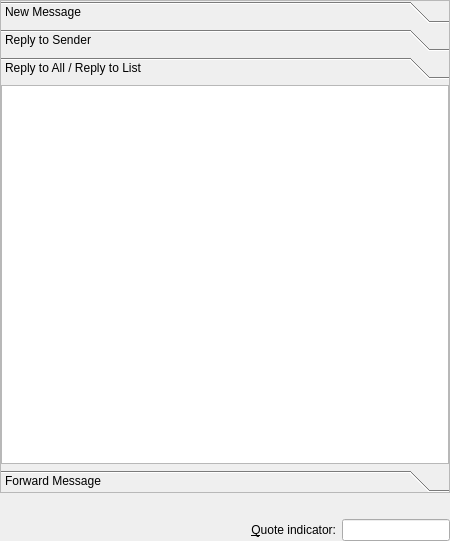
<?xml version="1.0" encoding="UTF-8"?>
<ui version="4.0">
 <class>TemplatesConfigurationBase</class>
 <widget class="QWidget" name="TemplatesConfigurationBase">
  <property name="geometry">
   <rect>
    <x>0</x>
    <y>0</y>
    <width>450</width>
    <height>541</height>
   </rect>
  </property>
  <property name="sizePolicy">
   <sizepolicy hsizetype="Expanding" vsizetype="Expanding">
    <horstretch>3</horstretch>
    <verstretch>3</verstretch>
   </sizepolicy>
  </property>
  <property name="minimumSize">
   <size>
    <width>400</width>
    <height>300</height>
   </size>
  </property>
  <property name="windowTitle">
   <string comment="@title:window">Template Configuration</string>
  </property>
  <layout class="QVBoxLayout">
   <property name="spacing">
    <number>6</number>
   </property>
   <property name="leftMargin">
    <number>0</number>
   </property>
   <property name="topMargin">
    <number>0</number>
   </property>
   <property name="rightMargin">
    <number>0</number>
   </property>
   <property name="bottomMargin">
    <number>0</number>
   </property>
   <item>
    <widget class="QToolBox" name="toolBox1">
     <property name="sizePolicy">
      <sizepolicy hsizetype="Expanding" vsizetype="Expanding">
       <horstretch>3</horstretch>
       <verstretch>3</verstretch>
      </sizepolicy>
     </property>
     <property name="minimumSize">
      <size>
       <width>0</width>
       <height>0</height>
      </size>
     </property>
     <property name="frameShape">
      <enum>QFrame::StyledPanel</enum>
     </property>
     <property name="frameShadow">
      <enum>QFrame::Sunken</enum>
     </property>
     <property name="currentIndex">
      <number>2</number>
     </property>
     <widget class="QWidget" name="page_new">
      <property name="geometry">
       <rect>
        <x>0</x>
        <y>0</y>
        <width>96</width>
        <height>86</height>
       </rect>
      </property>
      <attribute name="label">
       <string comment="@title Message template">New Message</string>
      </attribute>
      <layout class="QGridLayout" name="gridLayout">
       <item row="0" column="0">
        <widget class="TemplateParser::TemplatesTextEdit" name="textEdit_new">
         <property name="font">
          <font>
           <family>Monospace</family>
           <pointsize>9</pointsize>
          </font>
         </property>
         <property name="toolTip">
          <string comment="@info:tooltip">Create the template for new messages</string>
         </property>
         <property name="whatsThis">
          <string comment="@info:whatsthis">In this area you create the template for new email messages.  For more information about how to create the template, press the &quot;How does this work?&quot; link on this dialog.</string>
         </property>
        </widget>
       </item>
      </layout>
     </widget>
     <widget class="QWidget" name="page_reply">
      <property name="geometry">
       <rect>
        <x>0</x>
        <y>0</y>
        <width>256</width>
        <height>192</height>
       </rect>
      </property>
      <attribute name="label">
       <string comment="@title Message template">Reply to Sender</string>
      </attribute>
      <layout class="QHBoxLayout">
       <property name="spacing">
        <number>6</number>
       </property>
       <property name="leftMargin">
        <number>0</number>
       </property>
       <property name="topMargin">
        <number>0</number>
       </property>
       <property name="rightMargin">
        <number>0</number>
       </property>
       <property name="bottomMargin">
        <number>0</number>
       </property>
       <item>
        <widget class="TemplateParser::TemplatesTextEdit" name="textEdit_reply">
         <property name="sizePolicy">
          <sizepolicy hsizetype="MinimumExpanding" vsizetype="MinimumExpanding">
           <horstretch>0</horstretch>
           <verstretch>0</verstretch>
          </sizepolicy>
         </property>
         <property name="font">
          <font>
           <family>Monospace</family>
           <pointsize>9</pointsize>
           <weight>50</weight>
           <italic>false</italic>
           <bold>false</bold>
           <underline>false</underline>
           <strikeout>false</strikeout>
          </font>
         </property>
         <property name="toolTip">
          <string comment="@info:tooltip">Create the template for message replies</string>
         </property>
         <property name="whatsThis">
          <string comment="@info:whatsthis">In this area you create the template for messages replies. For more information about how to create the template, press the &quot;How does this work?&quot; link on this dialog.</string>
         </property>
        </widget>
       </item>
      </layout>
     </widget>
     <widget class="QWidget" name="page_reply_all">
      <property name="geometry">
       <rect>
        <x>0</x>
        <y>0</y>
        <width>446</width>
        <height>345</height>
       </rect>
      </property>
      <attribute name="label">
       <string comment="@title Message template">Reply to All / Reply to List</string>
      </attribute>
      <layout class="QHBoxLayout">
       <property name="spacing">
        <number>6</number>
       </property>
       <property name="leftMargin">
        <number>0</number>
       </property>
       <property name="topMargin">
        <number>0</number>
       </property>
       <property name="rightMargin">
        <number>0</number>
       </property>
       <property name="bottomMargin">
        <number>0</number>
       </property>
       <item>
        <widget class="TemplateParser::TemplatesTextEdit" name="textEdit_reply_all">
         <property name="sizePolicy">
          <sizepolicy hsizetype="MinimumExpanding" vsizetype="MinimumExpanding">
           <horstretch>0</horstretch>
           <verstretch>0</verstretch>
          </sizepolicy>
         </property>
         <property name="font">
          <font>
           <family>Monospace</family>
           <pointsize>9</pointsize>
           <weight>50</weight>
           <italic>false</italic>
           <bold>false</bold>
           <underline>false</underline>
           <strikeout>false</strikeout>
          </font>
         </property>
         <property name="toolTip">
          <string comment="@info:tooltip">Create the template for replying to all recipients or to a mailing list</string>
         </property>
         <property name="whatsThis">
          <string comment="@info:whatsthis">In this area you create the template for reply-to-all messages or replies to a mailing list.  For more information about how to create the template, press the &quot;How does this work?&quot; link on this dialog.</string>
         </property>
        </widget>
       </item>
      </layout>
     </widget>
     <widget class="QWidget" name="page_forward">
      <property name="geometry">
       <rect>
        <x>0</x>
        <y>0</y>
        <width>256</width>
        <height>192</height>
       </rect>
      </property>
      <attribute name="label">
       <string comment="@title Message template">Forward Message</string>
      </attribute>
      <layout class="QHBoxLayout">
       <property name="spacing">
        <number>6</number>
       </property>
       <property name="leftMargin">
        <number>0</number>
       </property>
       <property name="topMargin">
        <number>0</number>
       </property>
       <property name="rightMargin">
        <number>0</number>
       </property>
       <property name="bottomMargin">
        <number>0</number>
       </property>
       <item>
        <widget class="TemplateParser::TemplatesTextEdit" name="textEdit_forward">
         <property name="sizePolicy">
          <sizepolicy hsizetype="MinimumExpanding" vsizetype="MinimumExpanding">
           <horstretch>0</horstretch>
           <verstretch>0</verstretch>
          </sizepolicy>
         </property>
         <property name="font">
          <font>
           <family>Monospace</family>
           <pointsize>9</pointsize>
           <weight>50</weight>
           <italic>false</italic>
           <bold>false</bold>
           <underline>false</underline>
           <strikeout>false</strikeout>
          </font>
         </property>
         <property name="toolTip">
          <string comment="@info:tooltip">Create the template for message forwards</string>
         </property>
         <property name="whatsThis">
          <string comment="@info:whatsthis">In this area you create the template for message forwards.  For more information about how to create the template, press the &quot;How does this work?&quot; link on this dialog.</string>
         </property>
        </widget>
       </item>
      </layout>
     </widget>
    </widget>
   </item>
   <item>
    <widget class="QLabel" name="mHelp"/>
   </item>
   <item>
    <layout class="QHBoxLayout">
     <property name="spacing">
      <number>6</number>
     </property>
     <property name="leftMargin">
      <number>0</number>
     </property>
     <property name="topMargin">
      <number>0</number>
     </property>
     <property name="rightMargin">
      <number>0</number>
     </property>
     <property name="bottomMargin">
      <number>0</number>
     </property>
     <item>
      <widget class="TemplateParser::TemplatesInsertCommand" name="mInsertCommand" native="true"/>
     </item>
     <item>
      <widget class="QLabel" name="textLabel1">
       <property name="sizePolicy">
        <sizepolicy hsizetype="Preferred" vsizetype="Preferred">
         <horstretch>2</horstretch>
         <verstretch>0</verstretch>
        </sizepolicy>
       </property>
       <property name="text">
        <string comment="@label:textbox Prefix for quoted message lines">&amp;Quote indicator:</string>
       </property>
       <property name="alignment">
        <set>Qt::AlignRight|Qt::AlignTrailing|Qt::AlignVCenter</set>
       </property>
       <property name="buddy">
        <cstring>lineEdit_quote</cstring>
       </property>
      </widget>
     </item>
     <item>
      <widget class="QLineEdit" name="lineEdit_quote">
       <property name="toolTip">
        <string comment="@info:tooltip">Set the Prefix for quoted message lines</string>
       </property>
       <property name="whatsThis">
        <string comment="@info:whatsthis">
             &lt;qt&gt;The following placeholders are supported in the quote indicator:
             &lt;ul&gt;
             &lt;li&gt;%f: sender's initials&lt;/li&gt;
             &lt;li&gt;%%: percent sign&lt;/li&gt;
             &lt;li&gt;%_: space&lt;/li&gt;
             &lt;/ul&gt;&lt;/qt&gt;
           </string>
       </property>
      </widget>
     </item>
    </layout>
   </item>
  </layout>
 </widget>
 <customwidgets>
  <customwidget>
   <class>TemplateParser::TemplatesTextEdit</class>
   <extends>QPlainTextEdit</extends>
   <header>templatestextedit.h</header>
  </customwidget>
  <customwidget>
   <class>TemplateParser::TemplatesInsertCommand</class>
   <extends>QWidget</extends>
   <header>templatesinsertcommand.h</header>
  </customwidget>
 </customwidgets>
 <resources/>
 <connections/>
</ui>
